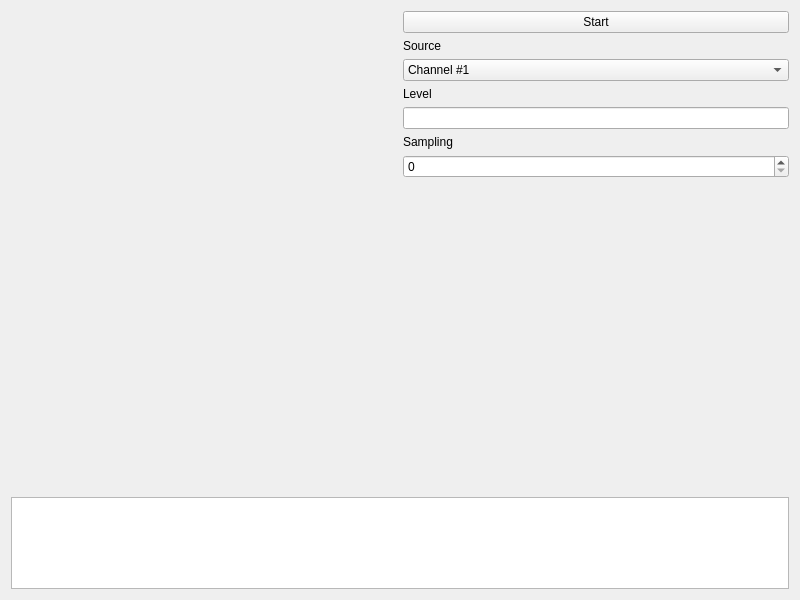
<?xml version="1.0" encoding="UTF-8"?>
<ui version="4.0">
 <class>RecorderWidget</class>
 <widget class="QWidget" name="RecorderWidget">
  <property name="geometry">
   <rect>
    <x>0</x>
    <y>0</y>
    <width>800</width>
    <height>600</height>
   </rect>
  </property>
  <property name="minimumSize">
   <size>
    <width>800</width>
    <height>600</height>
   </size>
  </property>
  <property name="windowTitle">
   <string>Form</string>
  </property>
  <layout class="QVBoxLayout" name="verticalLayout_7">
   <item>
    <layout class="QVBoxLayout" name="vLayoutMain">
     <item>
      <layout class="QHBoxLayout" name="hLayoutTop">
       <item>
        <widget class="QWidget" name="widget" native="true">
         <property name="minimumSize">
          <size>
           <width>0</width>
           <height>480</height>
          </size>
         </property>
        </widget>
       </item>
       <item>
        <layout class="QVBoxLayout" name="vLayoutSettings">
         <item>
          <widget class="QPushButton" name="pButtonStart">
           <property name="text">
            <string>Start</string>
           </property>
          </widget>
         </item>
         <item>
          <widget class="QLabel" name="labelSource">
           <property name="text">
            <string>Source</string>
           </property>
          </widget>
         </item>
         <item>
          <widget class="QComboBox" name="comboBox">
           <item>
            <property name="text">
             <string>Channel #1</string>
            </property>
           </item>
           <item>
            <property name="text">
             <string>Channel #2</string>
            </property>
           </item>
           <item>
            <property name="text">
             <string>Channel #3</string>
            </property>
           </item>
           <item>
            <property name="text">
             <string>Channel #4</string>
            </property>
           </item>
          </widget>
         </item>
         <item>
          <widget class="QLabel" name="labelLevel">
           <property name="text">
            <string>Level</string>
           </property>
          </widget>
         </item>
         <item>
          <widget class="QLineEdit" name="lineEdit">
           <property name="sizePolicy">
            <sizepolicy hsizetype="Minimum" vsizetype="Fixed">
             <horstretch>0</horstretch>
             <verstretch>0</verstretch>
            </sizepolicy>
           </property>
          </widget>
         </item>
         <item>
          <widget class="QLabel" name="labelSampling">
           <property name="text">
            <string>Sampling</string>
           </property>
          </widget>
         </item>
         <item>
          <widget class="QSpinBox" name="spinBoxSampling"/>
         </item>
         <item>
          <spacer name="verticalSpacer">
           <property name="orientation">
            <enum>Qt::Orientation::Vertical</enum>
           </property>
           <property name="sizeHint" stdset="0">
            <size>
             <width>20</width>
             <height>40</height>
            </size>
           </property>
          </spacer>
         </item>
        </layout>
       </item>
      </layout>
     </item>
     <item>
      <widget class="QTableWidget" name="tableWidget"/>
     </item>
    </layout>
   </item>
  </layout>
 </widget>
 <resources/>
 <connections/>
</ui>
